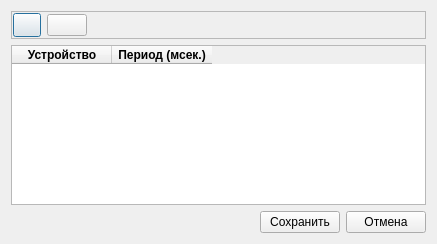
<?xml version="1.0" encoding="UTF-8"?>
<ui version="4.0">
 <class>SvTrackerSettings</class>
 <widget class="QDialog" name="SvTrackerSettings">
  <property name="geometry">
   <rect>
    <x>0</x>
    <y>0</y>
    <width>437</width>
    <height>244</height>
   </rect>
  </property>
  <property name="windowTitle">
   <string>Устройства</string>
  </property>
  <layout class="QVBoxLayout" name="vlayMain">
   <item>
    <widget class="QFrame" name="frame">
     <property name="frameShape">
      <enum>QFrame::StyledPanel</enum>
     </property>
     <property name="frameShadow">
      <enum>QFrame::Raised</enum>
     </property>
     <layout class="QHBoxLayout" name="horizontalLayout">
      <property name="leftMargin">
       <number>1</number>
      </property>
      <property name="topMargin">
       <number>1</number>
      </property>
      <property name="rightMargin">
       <number>1</number>
      </property>
      <property name="bottomMargin">
       <number>1</number>
      </property>
      <item>
       <widget class="QPushButton" name="bnAddDevice">
        <property name="minimumSize">
         <size>
          <width>28</width>
          <height>24</height>
         </size>
        </property>
        <property name="maximumSize">
         <size>
          <width>28</width>
          <height>24</height>
         </size>
        </property>
        <property name="text">
         <string/>
        </property>
        <property name="icon">
         <iconset resource="../res.qrc">
          <normaloff>:/department/icons/cologne-icons/ico/plus.ico</normaloff>:/department/icons/cologne-icons/ico/plus.ico</iconset>
        </property>
       </widget>
      </item>
      <item>
       <widget class="QPushButton" name="bnDeleteDevice">
        <property name="text">
         <string/>
        </property>
        <property name="icon">
         <iconset resource="../res.qrc">
          <normaloff>:/employee/icons/silk/cross.ico</normaloff>:/employee/icons/silk/cross.ico</iconset>
        </property>
       </widget>
      </item>
      <item>
       <spacer name="spacer2">
        <property name="orientation">
         <enum>Qt::Horizontal</enum>
        </property>
        <property name="sizeHint" stdset="0">
         <size>
          <width>40</width>
          <height>20</height>
         </size>
        </property>
       </spacer>
      </item>
     </layout>
    </widget>
   </item>
   <item>
    <widget class="QTableWidget" name="tblDevices">
     <property name="sizeAdjustPolicy">
      <enum>QAbstractScrollArea::AdjustToContents</enum>
     </property>
     <property name="editTriggers">
      <set>QAbstractItemView::AllEditTriggers</set>
     </property>
     <property name="alternatingRowColors">
      <bool>true</bool>
     </property>
     <property name="selectionMode">
      <enum>QAbstractItemView::SingleSelection</enum>
     </property>
     <property name="selectionBehavior">
      <enum>QAbstractItemView::SelectRows</enum>
     </property>
     <property name="sortingEnabled">
      <bool>true</bool>
     </property>
     <attribute name="horizontalHeaderCascadingSectionResizes">
      <bool>true</bool>
     </attribute>
     <attribute name="horizontalHeaderHighlightSections">
      <bool>false</bool>
     </attribute>
     <attribute name="horizontalHeaderShowSortIndicator" stdset="0">
      <bool>true</bool>
     </attribute>
     <column>
      <property name="text">
       <string>Устройство</string>
      </property>
      <property name="font">
       <font>
        <weight>75</weight>
        <bold>true</bold>
       </font>
      </property>
     </column>
     <column>
      <property name="text">
       <string>Период (мсек.)</string>
      </property>
      <property name="font">
       <font>
        <weight>75</weight>
        <bold>true</bold>
       </font>
      </property>
     </column>
    </widget>
   </item>
   <item>
    <layout class="QHBoxLayout" name="hlayButtons">
     <item>
      <spacer name="spacer1">
       <property name="orientation">
        <enum>Qt::Horizontal</enum>
       </property>
       <property name="sizeHint" stdset="0">
        <size>
         <width>40</width>
         <height>20</height>
        </size>
       </property>
      </spacer>
     </item>
     <item>
      <widget class="QPushButton" name="bnSave">
       <property name="text">
        <string>Сохранить</string>
       </property>
      </widget>
     </item>
     <item>
      <widget class="QPushButton" name="bnCancel">
       <property name="text">
        <string>Отмена</string>
       </property>
      </widget>
     </item>
    </layout>
   </item>
  </layout>
 </widget>
 <resources>
  <include location="../res.qrc"/>
 </resources>
 <connections/>
</ui>
